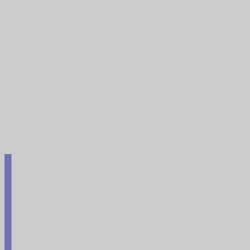
Frame 1 (no input)
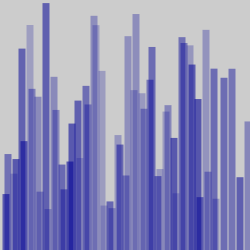
Frame 60 (the mouse pressed at the canvas centre just before this capture)
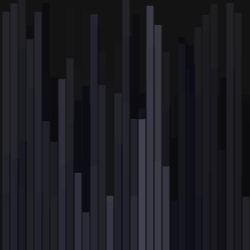
Frame 120 (the mouse held since frame 60 and released just before this capture)

The Processing sketch that drew these frames (run headless with seeded random() and noise(); from frame 60 on, the mouse is pressed at the canvas centre):

// Processing sketch: processing_25618
// ── processing_25618.pde

float mv = 0;


void setup(){
  smooth();
  size(250, 250);
  frameRate(20);
}

void draw(){
  //
  
  float d = dist(mouseX, mouseY, pmouseX, pmouseY);

  rectMode(CENTER);
  fill(0, mouseX/12);
  noStroke();
  rect(height/2, height/2, height, width);
  //
  mv += 8;
  fill(mouseY,mouseX,150,random(50, 150));
  rect(mv, 250, 7+d/2,175+random(-100, 350));
   
if( mv >= 260 ){
  mv = -2;
}
}
